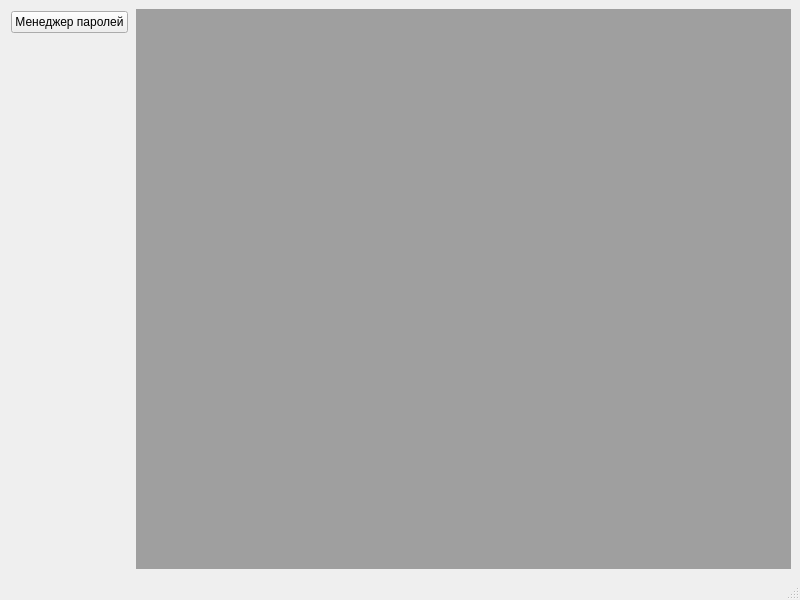
<?xml version="1.0" encoding="UTF-8"?>
<ui version="4.0">
 <class>MainWindow</class>
 <widget class="QMainWindow" name="MainWindow">
  <property name="geometry">
   <rect>
    <x>0</x>
    <y>0</y>
    <width>800</width>
    <height>600</height>
   </rect>
  </property>
  <property name="windowTitle">
   <string>MainWindow</string>
  </property>
  <widget class="QWidget" name="centralwidget">
   <layout class="QGridLayout" name="gridLayout_2">
    <item row="0" column="1">
     <layout class="QVBoxLayout" name="verticalLayout_2"/>
    </item>
    <item row="0" column="0">
     <widget class="QWidget" name="verticalWidget" native="true">
      <property name="sizePolicy">
       <sizepolicy hsizetype="Maximum" vsizetype="Preferred">
        <horstretch>0</horstretch>
        <verstretch>0</verstretch>
       </sizepolicy>
      </property>
      <layout class="QVBoxLayout" name="verticalLayout">
       <property name="leftMargin">
        <number>2</number>
       </property>
       <property name="topMargin">
        <number>2</number>
       </property>
       <property name="rightMargin">
        <number>2</number>
       </property>
       <property name="bottomMargin">
        <number>2</number>
       </property>
       <item>
        <widget class="QPushButton" name="pushButton">
         <property name="text">
          <string>Менеджер паролей</string>
         </property>
        </widget>
       </item>
       <item>
        <spacer name="verticalSpacer">
         <property name="orientation">
          <enum>Qt::Vertical</enum>
         </property>
         <property name="sizeHint" stdset="0">
          <size>
           <width>20</width>
           <height>40</height>
          </size>
         </property>
        </spacer>
       </item>
      </layout>
     </widget>
    </item>
    <item row="0" column="2">
     <layout class="QVBoxLayout" name="verticalLayout_3">
      <item>
       <widget class="QMdiArea" name="mdiArea"/>
      </item>
     </layout>
    </item>
   </layout>
  </widget>
  <widget class="QMenuBar" name="menubar">
   <property name="geometry">
    <rect>
     <x>0</x>
     <y>0</y>
     <width>800</width>
     <height>27</height>
    </rect>
   </property>
  </widget>
  <widget class="QStatusBar" name="statusbar"/>
 </widget>
 <resources/>
 <connections/>
</ui>
